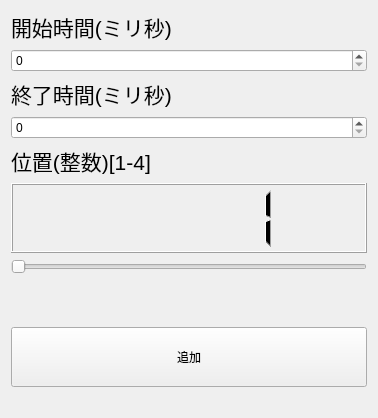
<?xml version="1.0" encoding="UTF-8"?>
<ui version="4.0">
 <class>AddLongNote</class>
 <widget class="QWidget" name="AddLongNote">
  <property name="geometry">
   <rect>
    <x>0</x>
    <y>0</y>
    <width>378</width>
    <height>418</height>
   </rect>
  </property>
  <property name="sizePolicy">
   <sizepolicy hsizetype="Preferred" vsizetype="Preferred">
    <horstretch>0</horstretch>
    <verstretch>0</verstretch>
   </sizepolicy>
  </property>
  <property name="minimumSize">
   <size>
    <width>378</width>
    <height>418</height>
   </size>
  </property>
  <property name="maximumSize">
   <size>
    <width>378</width>
    <height>418</height>
   </size>
  </property>
  <property name="windowTitle">
   <string>Add Long Note</string>
  </property>
  <property name="windowIcon">
   <iconset resource="main.qrc">
    <normaloff>:/arcaea_main/res/ase-256x256.png</normaloff>
    <normalon>:/arcaea_main/res/ase-256x256.png</normalon>:/arcaea_main/res/ase-256x256.png</iconset>
  </property>
  <layout class="QGridLayout" name="gridLayout">
   <item row="0" column="0">
    <layout class="QVBoxLayout" name="verticalLayout">
     <property name="bottomMargin">
      <number>20</number>
     </property>
     <item>
      <widget class="QLabel" name="Y_start_label">
       <property name="minimumSize">
        <size>
         <width>350</width>
         <height>0</height>
        </size>
       </property>
       <property name="font">
        <font>
         <pointsize>16</pointsize>
        </font>
       </property>
       <property name="text">
        <string>開始時間(ミリ秒)</string>
       </property>
      </widget>
     </item>
     <item>
      <widget class="QSpinBox" name="Y_start">
       <property name="maximum">
        <number>999999</number>
       </property>
      </widget>
     </item>
     <item>
      <widget class="QLabel" name="Y_end_label">
       <property name="font">
        <font>
         <pointsize>16</pointsize>
        </font>
       </property>
       <property name="text">
        <string>終了時間(ミリ秒)</string>
       </property>
      </widget>
     </item>
     <item>
      <widget class="QSpinBox" name="Y_end">
       <property name="maximum">
        <number>999999</number>
       </property>
      </widget>
     </item>
     <item>
      <widget class="QLabel" name="X_start_label">
       <property name="font">
        <font>
         <pointsize>16</pointsize>
        </font>
       </property>
       <property name="text">
        <string>位置(整数)[1-4]</string>
       </property>
      </widget>
     </item>
     <item>
      <widget class="QLCDNumber" name="lcdNumber">
       <property name="minimumSize">
        <size>
         <width>0</width>
         <height>70</height>
        </size>
       </property>
       <property name="intValue" stdset="0">
        <number>1</number>
       </property>
      </widget>
     </item>
     <item>
      <widget class="QSlider" name="horizontalSlider">
       <property name="minimum">
        <number>1</number>
       </property>
       <property name="maximum">
        <number>4</number>
       </property>
       <property name="orientation">
        <enum>Qt::Horizontal</enum>
       </property>
       <property name="tickPosition">
        <enum>QSlider::NoTicks</enum>
       </property>
      </widget>
     </item>
     <item>
      <spacer name="verticalSpacer">
       <property name="orientation">
        <enum>Qt::Vertical</enum>
       </property>
       <property name="sizeHint" stdset="0">
        <size>
         <width>20</width>
         <height>20</height>
        </size>
       </property>
      </spacer>
     </item>
     <item>
      <widget class="QPushButton" name="pushButton">
       <property name="sizePolicy">
        <sizepolicy hsizetype="Minimum" vsizetype="Preferred">
         <horstretch>0</horstretch>
         <verstretch>0</verstretch>
        </sizepolicy>
       </property>
       <property name="minimumSize">
        <size>
         <width>0</width>
         <height>60</height>
        </size>
       </property>
       <property name="text">
        <string>追加</string>
       </property>
      </widget>
     </item>
    </layout>
   </item>
  </layout>
 </widget>
 <resources>
  <include location="main.qrc"/>
 </resources>
 <connections>
  <connection>
   <sender>horizontalSlider</sender>
   <signal>valueChanged(int)</signal>
   <receiver>lcdNumber</receiver>
   <slot>display(int)</slot>
   <hints>
    <hint type="sourcelabel">
     <x>188</x>
     <y>292</y>
    </hint>
    <hint type="destinationlabel">
     <x>188</x>
     <y>240</y>
    </hint>
   </hints>
  </connection>
  <connection>
   <sender>pushButton</sender>
   <signal>clicked()</signal>
   <receiver>AddLongNote</receiver>
   <slot>new_note()</slot>
   <hints>
    <hint type="sourcelabel">
     <x>188</x>
     <y>354</y>
    </hint>
    <hint type="destinationlabel">
     <x>188</x>
     <y>208</y>
    </hint>
   </hints>
  </connection>
 </connections>
 <slots>
  <slot>new_note()</slot>
 </slots>
</ui>
